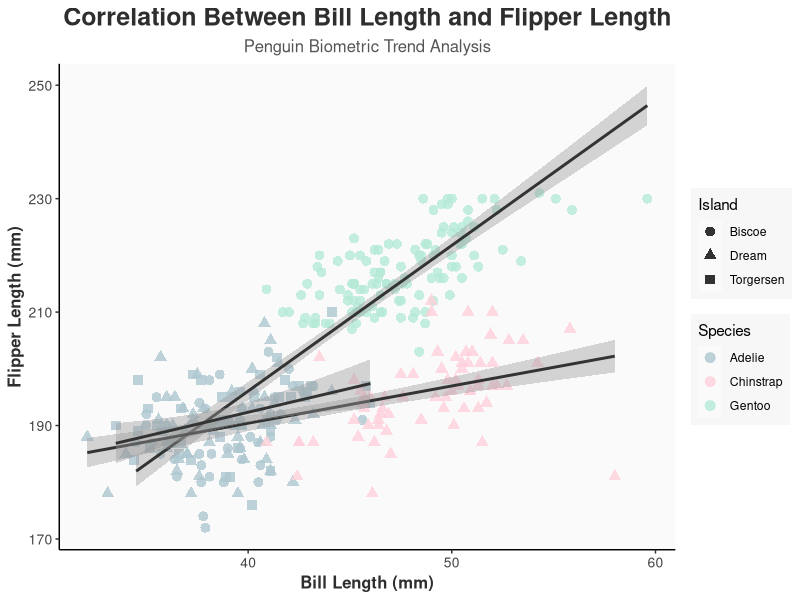
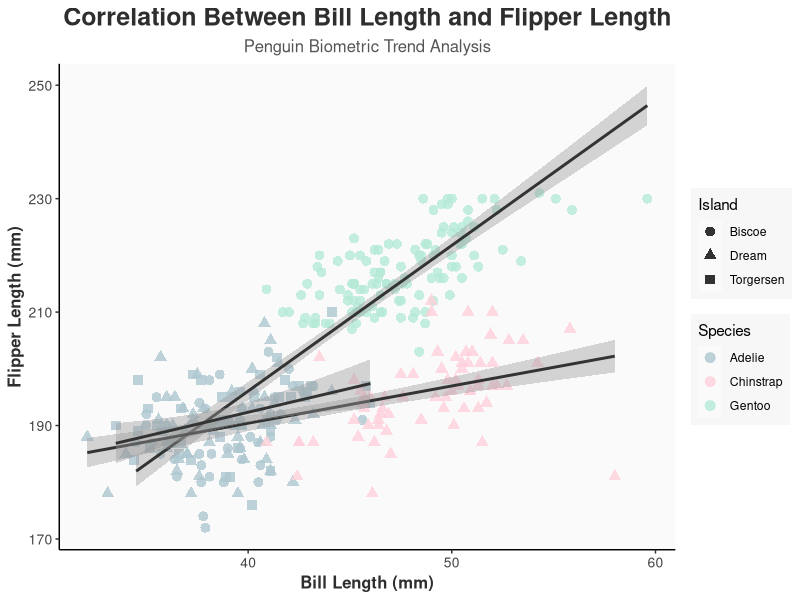

R code for these plots, in order:
library(ggplot2)
library(dplyr)
library(palmerpenguins)

data("penguins")

penguins_clean <- penguins %>% na.omit()

correlation_plot <- ggplot(
  penguins_clean,
  aes(
    x = bill_length_mm, y = flipper_length_mm,
    color = species, shape = island
  )
) +
  geom_point(size = 3, alpha = 0.8) +
  geom_smooth(method = "lm", se = TRUE,
              color = "#333333", linewidth = 1) +
  scale_color_manual(
    values = c(
      "Adelie"    = "#AEC6CF",   # Pastel Blue
      "Chinstrap" = "#FFD1DC",   # Pastel Pink
      "Gentoo"    = "#B5EAD7"    # Pastel Mint
    )
  ) +
  labs(
    title    = "Correlation Between Bill Length and Flipper Length",
    subtitle = "Penguin Biometric Trend Analysis",
    x        = "Bill Length (mm)",
    y        = "Flipper Length (mm)",
    color    = "Species",
    shape    = "Island"
  ) +
  theme_classic() +
  theme(
    plot.title        = element_text(size = 18, face = "bold",
                                     hjust = 0.5, color = "#2E2E2E"),
    plot.subtitle     = element_text(size = 12, hjust = 0.5,
                                     color = "#555555"),
    axis.title        = element_text(size = 12, face = "bold",
                                     color = "#2E2E2E"),
    axis.text         = element_text(size = 10, color = "#444444"),
    legend.position   = "right",
    legend.background = element_rect(fill = "#F7F7F7", color = NA),
    panel.background  = element_rect(fill = "#FAFAFA", color = NA),
    plot.background   = element_rect(fill = "#FFFFFF", color = NA)
  )

print(correlation_plot)

ggsave(
  "penguin_correlation.png",
  plot = correlation_plot, width = 12, height = 8, dpi = 300
)

# Interpretation
# There is a positive correlation between bill length
# and flipper length among penguins.
# Gentoo penguins tend to have larger measurements,
# while Adelie penguins cluster at smaller dimensions.
# Different island groups show overlapping but distinct patterns.
